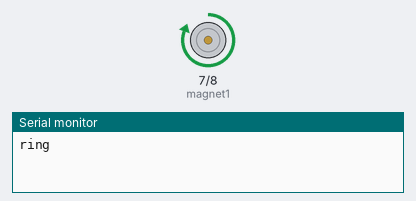
Recording of a sketch running on a simulated Arduino Uno, built with avr-gcc and run on an emulated ATmega328P. On the bench: motor-driver pin pairs drawn as motors (green arrow = first pin HIGH = forward, orange = second pin HIGH = backward, longer = more drive), the last lines printed to the serial monitor.

Above: at 0.1 s.
At 3.9 s:
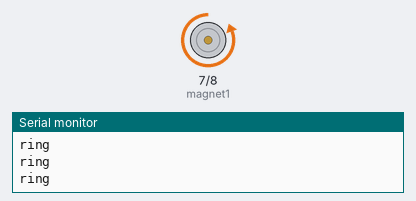
At 7.5 s:
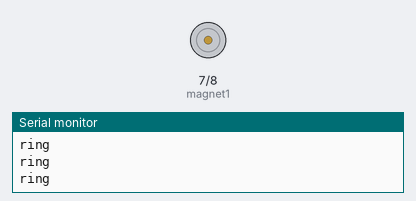
Timing chart, 0 to 11.7 s (numbered marks = the images above):
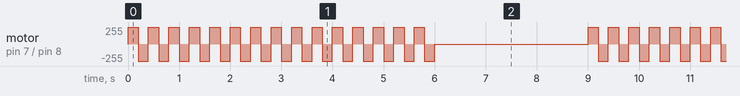

The sketch:

20_phonering.ino
```cpp
#define magnet1 7
#define magnet2 8

void setup() {
  // put your setup code here, to run once:
  pinMode(magnet1,OUTPUT);
  pinMode(magnet2,OUTPUT);
  Serial.begin(9600);

}

void loop() {
  // put your main code here, to run repeatedly:
  for (int i=0; i<15;i++){
    Serial.println("ring");
  digitalWrite(magnet1,HIGH);
  digitalWrite(magnet2,LOW);
  delay(200);
  digitalWrite(magnet1,LOW);
  digitalWrite(magnet2,HIGH);
  delay(200);
  }
    digitalWrite(magnet1,LOW);
  digitalWrite(magnet2,LOW);
delay(3000);

}
```

Measured:
- by itself, motor on pin 7 (magnet1) / pin 8 (magnet2): moves between backward 255/255 and forward 255/255, repeating every 9.0 s
